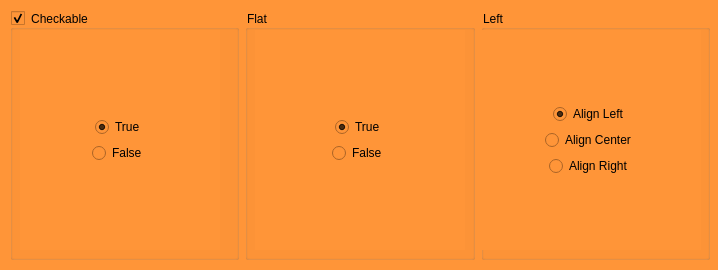
<?xml version="1.0" encoding="UTF-8"?>
<ui version="4.0">
 <class>Dialog</class>
 <widget class="QDialog" name="Dialog">
  <property name="geometry">
   <rect>
    <x>0</x>
    <y>0</y>
    <width>718</width>
    <height>270</height>
   </rect>
  </property>
  <property name="windowTitle">
   <string>Dialog</string>
  </property>
  <property name="styleSheet">
   <string notr="true">background-color: rgb(255, 149, 56);</string>
  </property>
  <widget class="QWidget" name="horizontalLayoutWidget">
   <property name="geometry">
    <rect>
     <x>10</x>
     <y>10</y>
     <width>700</width>
     <height>250</height>
    </rect>
   </property>
   <layout class="QHBoxLayout" name="lyMain">
    <item>
     <widget class="QGroupBox" name="gbxCheckable">
      <property name="title">
       <string>Checkable</string>
      </property>
      <property name="checkable">
       <bool>true</bool>
      </property>
      <widget class="QWidget" name="verticalLayoutWidget">
       <property name="geometry">
        <rect>
         <x>10</x>
         <y>20</y>
         <width>200</width>
         <height>220</height>
        </rect>
       </property>
       <layout class="QVBoxLayout" name="verticalLayout">
        <item>
         <spacer name="verticalSpacer">
          <property name="orientation">
           <enum>Qt::Orientation::Vertical</enum>
          </property>
          <property name="sizeHint" stdset="0">
           <size>
            <width>20</width>
            <height>40</height>
           </size>
          </property>
         </spacer>
        </item>
        <item alignment="Qt::AlignmentFlag::AlignHCenter">
         <widget class="QRadioButton" name="rbtCheckTrue">
          <property name="text">
           <string>True</string>
          </property>
          <property name="checked">
           <bool>true</bool>
          </property>
         </widget>
        </item>
        <item alignment="Qt::AlignmentFlag::AlignHCenter">
         <widget class="QRadioButton" name="rbtCheckFalse">
          <property name="styleSheet">
           <string notr="true">color: rgb(0, 0, 0);</string>
          </property>
          <property name="text">
           <string>False</string>
          </property>
         </widget>
        </item>
        <item>
         <spacer name="verticalSpacer_2">
          <property name="orientation">
           <enum>Qt::Orientation::Vertical</enum>
          </property>
          <property name="sizeHint" stdset="0">
           <size>
            <width>20</width>
            <height>40</height>
           </size>
          </property>
         </spacer>
        </item>
       </layout>
      </widget>
     </widget>
    </item>
    <item>
     <widget class="QGroupBox" name="gbxFlat">
      <property name="title">
       <string>Flat</string>
      </property>
      <property name="flat">
       <bool>true</bool>
      </property>
      <widget class="QWidget" name="verticalLayoutWidget_2">
       <property name="geometry">
        <rect>
         <x>10</x>
         <y>20</y>
         <width>210</width>
         <height>220</height>
        </rect>
       </property>
       <layout class="QVBoxLayout" name="verticalLayout_2">
        <item>
         <spacer name="verticalSpacer_3">
          <property name="orientation">
           <enum>Qt::Orientation::Vertical</enum>
          </property>
          <property name="sizeHint" stdset="0">
           <size>
            <width>20</width>
            <height>40</height>
           </size>
          </property>
         </spacer>
        </item>
        <item alignment="Qt::AlignmentFlag::AlignHCenter">
         <widget class="QRadioButton" name="rbtFlatTrue">
          <property name="text">
           <string>True</string>
          </property>
          <property name="checked">
           <bool>true</bool>
          </property>
         </widget>
        </item>
        <item alignment="Qt::AlignmentFlag::AlignHCenter">
         <widget class="QRadioButton" name="rbtFlatFalse">
          <property name="text">
           <string>False</string>
          </property>
         </widget>
        </item>
        <item>
         <spacer name="verticalSpacer_4">
          <property name="orientation">
           <enum>Qt::Orientation::Vertical</enum>
          </property>
          <property name="sizeHint" stdset="0">
           <size>
            <width>20</width>
            <height>40</height>
           </size>
          </property>
         </spacer>
        </item>
       </layout>
      </widget>
     </widget>
    </item>
    <item>
     <widget class="QGroupBox" name="gbxAligment">
      <property name="title">
       <string>Left</string>
      </property>
      <widget class="QWidget" name="verticalLayoutWidget_3">
       <property name="geometry">
        <rect>
         <x>0</x>
         <y>20</y>
         <width>220</width>
         <height>220</height>
        </rect>
       </property>
       <layout class="QVBoxLayout" name="verticalLayout_3">
        <item>
         <spacer name="verticalSpacer_5">
          <property name="orientation">
           <enum>Qt::Orientation::Vertical</enum>
          </property>
          <property name="sizeHint" stdset="0">
           <size>
            <width>20</width>
            <height>40</height>
           </size>
          </property>
         </spacer>
        </item>
        <item alignment="Qt::AlignmentFlag::AlignHCenter">
         <widget class="QRadioButton" name="rbtLeft">
          <property name="text">
           <string>Align Left</string>
          </property>
          <property name="checked">
           <bool>true</bool>
          </property>
         </widget>
        </item>
        <item alignment="Qt::AlignmentFlag::AlignHCenter">
         <widget class="QRadioButton" name="rbtCenter">
          <property name="text">
           <string>Align Center</string>
          </property>
         </widget>
        </item>
        <item alignment="Qt::AlignmentFlag::AlignHCenter">
         <widget class="QRadioButton" name="rbtRight">
          <property name="text">
           <string>Align Right</string>
          </property>
         </widget>
        </item>
        <item>
         <spacer name="verticalSpacer_6">
          <property name="orientation">
           <enum>Qt::Orientation::Vertical</enum>
          </property>
          <property name="sizeHint" stdset="0">
           <size>
            <width>20</width>
            <height>40</height>
           </size>
          </property>
         </spacer>
        </item>
       </layout>
      </widget>
     </widget>
    </item>
   </layout>
  </widget>
 </widget>
 <resources/>
 <connections>
  <connection>
   <sender>rbtCheckTrue</sender>
   <signal>toggled(bool)</signal>
   <receiver>gbxCheckable</receiver>
   <slot>setChecked(bool)</slot>
   <hints>
    <hint type="sourcelabel">
     <x>120</x>
     <y>124</y>
    </hint>
    <hint type="destinationlabel">
     <x>125</x>
     <y>134</y>
    </hint>
   </hints>
  </connection>
 </connections>
</ui>
